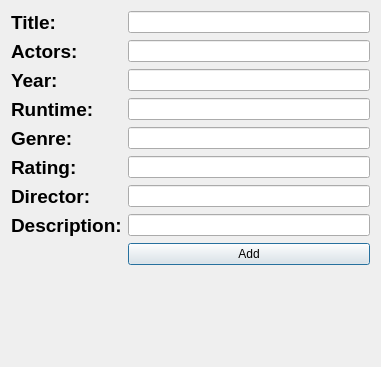
<?xml version="1.0" encoding="UTF-8"?>
<ui version="4.0">
 <class>AddWindow</class>
 <widget class="QDialog" name="AddWindow">
  <property name="geometry">
   <rect>
    <x>0</x>
    <y>0</y>
    <width>381</width>
    <height>367</height>
   </rect>
  </property>
  <property name="windowTitle">
   <string>Dialog</string>
  </property>
  <property name="sizeGripEnabled">
   <bool>false</bool>
  </property>
  <layout class="QFormLayout" name="formLayout">
   <item row="0" column="0">
    <widget class="QLabel" name="label">
     <property name="text">
      <string>&lt;html&gt;&lt;head/&gt;&lt;body&gt;&lt;p&gt;&lt;span style=&quot; font-size:14pt; font-weight:600;&quot;&gt;Title:&lt;/span&gt;&lt;/p&gt;&lt;/body&gt;&lt;/html&gt;</string>
     </property>
    </widget>
   </item>
   <item row="0" column="1">
    <widget class="QLineEdit" name="lineEdit_3"/>
   </item>
   <item row="1" column="0">
    <widget class="QLabel" name="label_4">
     <property name="text">
      <string>&lt;html&gt;&lt;head/&gt;&lt;body&gt;&lt;p&gt;&lt;span style=&quot; font-size:14pt; font-weight:600;&quot;&gt;Actors:&lt;/span&gt;&lt;/p&gt;&lt;/body&gt;&lt;/html&gt;</string>
     </property>
    </widget>
   </item>
   <item row="1" column="1">
    <widget class="QLineEdit" name="lineEdit_6"/>
   </item>
   <item row="2" column="0">
    <widget class="QLabel" name="label_5">
     <property name="text">
      <string>&lt;html&gt;&lt;head/&gt;&lt;body&gt;&lt;p&gt;&lt;span style=&quot; font-size:14pt; font-weight:600;&quot;&gt;Year:&lt;/span&gt;&lt;/p&gt;&lt;/body&gt;&lt;/html&gt;</string>
     </property>
    </widget>
   </item>
   <item row="2" column="1">
    <widget class="QLineEdit" name="lineEdit_2"/>
   </item>
   <item row="3" column="0">
    <widget class="QLabel" name="label_6">
     <property name="text">
      <string>&lt;html&gt;&lt;head/&gt;&lt;body&gt;&lt;p&gt;&lt;span style=&quot; font-size:14pt; font-weight:600;&quot;&gt;Runtime:&lt;/span&gt;&lt;/p&gt;&lt;/body&gt;&lt;/html&gt;</string>
     </property>
    </widget>
   </item>
   <item row="3" column="1">
    <widget class="QLineEdit" name="lineEdit_5"/>
   </item>
   <item row="4" column="0">
    <widget class="QLabel" name="label_2">
     <property name="text">
      <string>&lt;html&gt;&lt;head/&gt;&lt;body&gt;&lt;p&gt;&lt;span style=&quot; font-size:14pt; font-weight:600;&quot;&gt;Genre:&lt;/span&gt;&lt;/p&gt;&lt;/body&gt;&lt;/html&gt;</string>
     </property>
    </widget>
   </item>
   <item row="4" column="1">
    <widget class="QLineEdit" name="lineEdit_4"/>
   </item>
   <item row="5" column="0">
    <widget class="QLabel" name="label_7">
     <property name="text">
      <string>&lt;html&gt;&lt;head/&gt;&lt;body&gt;&lt;p&gt;&lt;span style=&quot; font-size:14pt; font-weight:600;&quot;&gt;Rating:&lt;/span&gt;&lt;/p&gt;&lt;/body&gt;&lt;/html&gt;</string>
     </property>
    </widget>
   </item>
   <item row="5" column="1">
    <widget class="QLineEdit" name="lineEdit"/>
   </item>
   <item row="6" column="0">
    <widget class="QLabel" name="label_3">
     <property name="text">
      <string>&lt;html&gt;&lt;head/&gt;&lt;body&gt;&lt;p&gt;&lt;span style=&quot; font-size:14pt; font-weight:600;&quot;&gt;Director:&lt;/span&gt;&lt;/p&gt;&lt;/body&gt;&lt;/html&gt;</string>
     </property>
    </widget>
   </item>
   <item row="6" column="1">
    <widget class="QLineEdit" name="lineEdit_7"/>
   </item>
   <item row="7" column="0">
    <widget class="QLabel" name="label_9">
     <property name="text">
      <string>&lt;html&gt;&lt;head/&gt;&lt;body&gt;&lt;p&gt;&lt;span style=&quot; font-size:14pt; font-weight:600;&quot;&gt;Description:&lt;/span&gt;&lt;/p&gt;&lt;/body&gt;&lt;/html&gt;</string>
     </property>
    </widget>
   </item>
   <item row="7" column="1">
    <widget class="QLineEdit" name="lineEdit_8"/>
   </item>
   <item row="8" column="1">
    <widget class="QPushButton" name="pushButton">
     <property name="text">
      <string>Add</string>
     </property>
    </widget>
   </item>
  </layout>
 </widget>
 <resources/>
 <connections/>
</ui>
